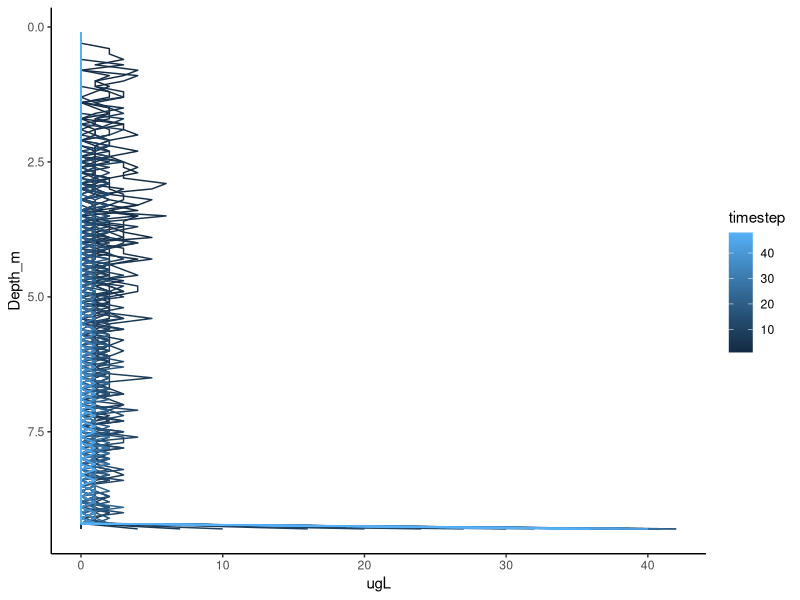
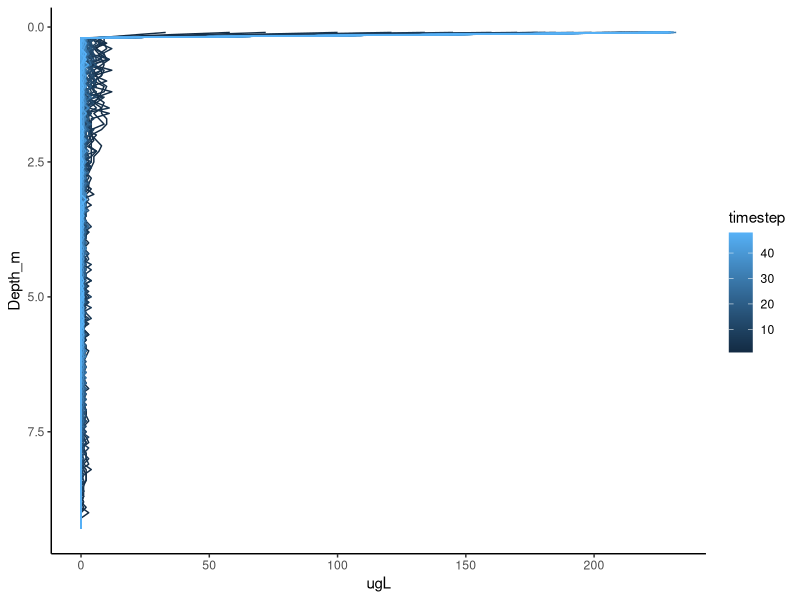
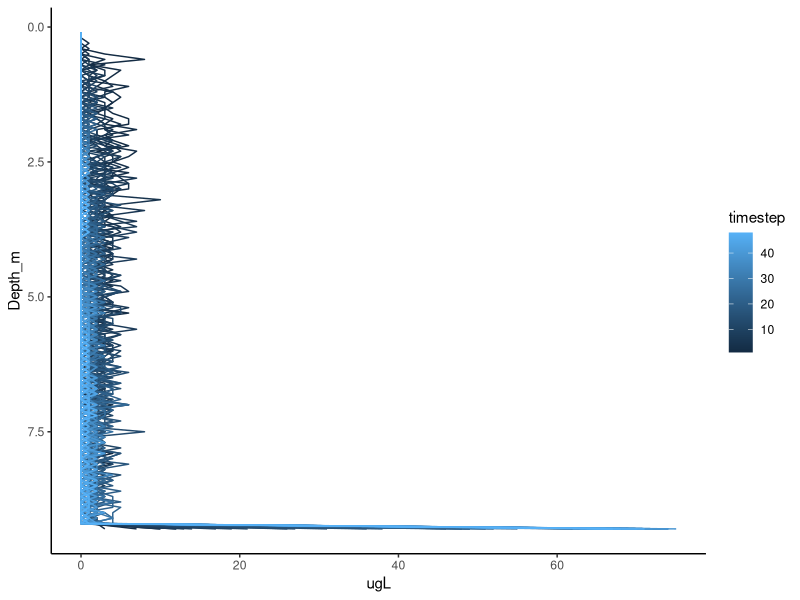

Recreate these plots in R, in order.
## ---- chunk 1
# =============================================================================
# Load packages
# =============================================================================
library(tidyverse)


## ---- chunk 2
# =============================================================================
# Movement function
# =============================================================================
movement <- function(inds, yloc = 2, ymax = 9.3){
  
  total_inds <- dim(inds)[1]
  
  cell_diam <- inds[,3] # Get the cell diameters of all individuals
  cell_dens <- inds[,4] # Get the cell diameters of all individuals
  cell_shape <- inds[,5] # Get the cell diameters of all individuals

  env[,3] <- (999.83952 + 16.945176*env[,1] - 0.0079870401*env[,1]^2 - 0.000046170461*env[,1]^3 + 0.00000010556302*env[,1]^4 - 0.00000000028054253*env[,1]^5) / (1 + 0.016879850*env[,1]) #Kell equation for water density (Kell, 1975)
  env[,4] <- (10^(((20 - env[,1])/(env[,1] + 96))*(1.2364 - 0.00137*(20 - env[,1]) + 0.0000057*(20 - env[,1])^2)))*1000 #this actually calculates the ratio of viscosity at target temp/viscosity at 20 degrees C, but viscosity at 20 degrees C is ~ 1
  w_s <- NULL
  
  for(j in 1:total_inds){
      
    #the issue is that for some reason it's not recognizing when the yloc matches the depth in the environment - why???
    curr_dens <- env[which(env[,2] == round(inds[j,2],1)),3]
    curr_visc <- env[which(env[,2] == round(inds[j,2],1)),4]

    curr_w_s <- (9.8081*cell_diam[j]^2*(cell_dens[j] - curr_dens))/(18*cell_shape[j]*curr_visc) # Define the velocity given cell diameter, density, and shape
    
    w_s <- c(w_s, curr_w_s)
    
    }
    
  y_move       <- (w_s/100000)*60*60 # Calculate total distance moved over an hour
  
  inds[, yloc] <- inds[, yloc] + y_move;
  # =========   The reflecting boundary is added below
    for(i in 1:total_inds){ 
        if(inds[i, yloc] > ymax){         # If it moved past the maximum depth
            inds[i, yloc] <- ymax;        # Then move it back to the maximum depth
        }
        if(inds[i, yloc] < 0.1){            # If it moved below 0.1 (above surface)
            inds[i, yloc] <- 0.1;           # Then move it back to 0.1 (surface)
        }
    } 
    # =========  Now all individuals should stay on the landscape
    return(inds);
}
## ---- chunk 3
# =============================================================================
# Birth function
# =============================================================================
birth <- function(inds, lambda = 0.5, repr_col = 4){
    total_inds       <- dim(inds)[1]; # Get the number of individuals in inds
    ind_cols         <- dim(inds)[2]; # Total inds columns
    inds[, repr_col] <- rpois(n = total_inds, lambda = lambda); 
    total_off        <- sum(inds[, repr_col]);
    # ---- We now have the total number of new offspring; now add to inds
    new_inds     <- array(data = 0, dim = c(total_off, ind_cols));
    new_inds[,1] <- rnorm(n = dim(new_inds)[1], mean = 23, sd = 3);
    new_inds[,2] <- sample(x = 1:8, size = dim(new_inds)[1], replace = TRUE);
    new_inds[,3] <- sample(x = 1:8, size = dim(new_inds)[1], replace = TRUE);
    # ---- Our new offspring can now be attached in the inds array
    inds <- rbind(inds, new_inds);
    return(inds);
}
## ---- chunk 4
# =============================================================================
# Death function
# =============================================================================
death <- function(inds, dcol = 6, yloc = 2, ymax = 9.3, pft = 1,
                  graze_d = 0.6/24, graze_c = 0.1/24, graze_g = 0.4/24){
  total_inds <- dim(inds)[1] # Get the number of individuals in inds
  
  for(i in 1:total_inds){ 
    if(inds[i, yloc] >= ymax){# If it moved to or past the maximum depth
      inds[i, dcol] <- 1;        # Then it dies
    }
    # Conduct bernoulli draws for death based on grazing rates for individual pfts
    if(inds[i, pft] == 1){ 
      inds[i, dcol] <- rbinom(1, 1, graze_d)
    }
    if(inds[i, pft] == 2){
      inds[i, dcol] <- rbinom(1, 1, graze_c)
    }
    if(inds[i, pft] == 3){
      inds[i, dcol] <- rbinom(1, 1, graze_g)
    }
  }
  
  inds            <- inds[inds[, 6] == 0,]; # Retain living

    return(inds);
}
## ---- chunk 5
# =============================================================================
# Simulate phytoplankton dynamics
# =============================================================================
# ----- Initialise individuals (phytos)

fp <- read_csv("./data/FluoroProbe_2018-08-02_FCR_50.csv")

# Create inds by looping through each depth increment and then creating that number of individuals at that depth based on ug/L
depths <- seq(from = 0.1, to = 9.3, by = 0.1)

inds <- NULL

for(i in 1:length(depths)){
  
  #isolate a particular depth
  temp <- fp[i,]
  
  #create cell diameter trait
  min_diam.d = 10 # 10 um 
  max_diam.d = 25 # 25 um in meters
  
  min_diam.c = 10 # 10 um 
  max_diam.c = 25 # 25 um in meters
  
  min_diam.g = 10 # 10 um 
  max_diam.g = 25 # 25 um in meters

  #create cell density trait
  min_dens.d = 1070 # In range for diatoms
  max_dens.d = 1130 # To make sure they all sink
  
  min_dens.c = 920 # In range for cyanos
  max_dens.c = 980 # To make sure they all float
  
  min_dens.g = 1020 # In range for chlorophytes
  max_dens.g = 1080 # To make sure they all sink
  
  #create cell shape trait
  shape.d = 1 # make them all spherical for now
  
  shape.c = 1 # make them all spherical for now
  
  shape.g = 1 # make them all spherical for now

  #populate depths with traits
  temp.df.d <- array(data = 0, dim = c(round(temp$BrownAlgae_ugL,0),6))
  temp.df.d[,1] <- 1 #placeholder for taxon ID or some other trait
  temp.df.d[,2] <- depths[i]
  temp.df.d[,3] <- runif(dim(temp.df.d)[1], min = min_diam.d, max = max_diam.d)
  temp.df.d[,4] <- runif(dim(temp.df.d)[1], min = min_dens.d, max = max_dens.d)
  temp.df.d[,5] <- shape.d

  temp.df.c <- array(data = 0, dim = c(round(temp$Bluegreens_ugL,0),6))
  temp.df.c[,1] <- 2 #placeholder for taxon ID or some other trait
  temp.df.c[,2] <- depths[i]
  temp.df.c[,3] <- runif(dim(temp.df.c)[1], min = min_diam.c, max = max_diam.c)
  temp.df.c[,4] <- runif(dim(temp.df.c)[1], min = min_dens.c, max = max_dens.c)
  temp.df.c[,5] <- shape.c
  
  temp.df.g <- array(data = 0, dim = c(round(temp$GreenAlgae_ugL,0),6))
  temp.df.g[,1] <- 3 #placeholder for taxon ID or some other trait
  temp.df.g[,2] <- depths[i]
  temp.df.g[,3] <- runif(dim(temp.df.g)[1], min = min_diam.g, max = max_diam.g)
  temp.df.g[,4] <- runif(dim(temp.df.g)[1], min = min_dens.g, max = max_dens.g)
  temp.df.g[,5] <- shape.g
  
  temp.df <- rbind(temp.df.d, temp.df.c, temp.df.g)

  inds <- rbind(inds, temp.df)
}

colnames(inds) <- c("PFG","yloc","cell_diam","cell_dens","cell_shape","dcol")
## ---- chunk 6
# ----- Initialise environment (water temperature)

env <- array(data = 0, dim = c(length(depths),4))
  # env[,1] <- 5 #water temperature;  no stratification
  env[,1] <- c(rev(seq(from = 15, to = 20, by = ((20-15)/(40-1)))),
               rev(seq(from = 12, to = 15, by = ((15-12)/(10-1)))),
               rev(seq(from = 10, to = 12, by = ((12-10)/(43-1))))) #water temperature; stronger stratification
  # env[,1] <- c(rev(seq(from = 13, to = 15, by = ((15-13)/(40-1)))),
  #              rev(seq(from = 11, to = 13, by = ((13-11)/(10-1)))),
  #              rev(seq(from = 10, to = 11, by = ((11-10)/(43-1))))) #water temperature; weaker stratification
  env[,2] <- round(depths,1)
colnames(env) <- c("wt","yloc","dens","visc")
## ---- chunk 7
# ---- Start the simulation as before
ts         <- 0;
time_steps <- 48;
inds_hist  <- NULL;
while(ts < time_steps){
    inds            <- movement(inds); 
    #inds            <- birth(inds, lambda = 1.5);
    inds            <- death(inds);
    ts              <- ts + 1; 
    inds_hist[[ts]] <- inds;
}
## ---- chunk 8
# =============================================================================
# Print the results
# =============================================================================
ind_yloc <- NULL
ind_yloc[[1]] <- array(data = NA, dim = c(time_steps,length(depths)+1))
colnames(ind_yloc[[1]]) <- c("timestep",depths)

ind_yloc[[2]] <- array(data = NA, dim = c(time_steps,length(depths)+1))
colnames(ind_yloc[[2]]) <- c("timestep",depths)

ind_yloc[[3]] <- array(data = NA, dim = c(time_steps,length(depths)+1))
colnames(ind_yloc[[3]]) <- c("timestep",depths)

for(i in 1:time_steps){
  for(j in 1:length(depths)){
    
    #diatom
    ind_yloc[[1]][i, 1] <- i;                      # Save the time step
    ind_yloc[[1]][i, j+1] <- length(inds_hist[[i]][which(round(inds_hist[[i]][,2],1) == round(depths[j],1) & inds_hist[[i]][,1] == 1),1]); # Save the number of individuals at each depth
    
    #cyano
    ind_yloc[[2]][i, 1] <- i;                      # Save the time step
    ind_yloc[[2]][i, j+1] <- length(inds_hist[[i]][which(round(inds_hist[[i]][,2],1) == round(depths[j],1) & inds_hist[[i]][,1] == 2),1]); # Save the number of individuals at each depth
    
    #green
    ind_yloc[[3]][i, 1] <- i;                      # Save the time step
    ind_yloc[[3]][i, j+1] <- length(inds_hist[[i]][which(round(inds_hist[[i]][,2],1) == round(depths[j],1) & inds_hist[[i]][,1] == 3),1]); # Save the number of individuals at each depth
    
  }
}
#print(ind_yloc);
## ---- chunk 9
# =============================================================================
# Plot the results
# =============================================================================
plot_yloc.d <- data.frame(ind_yloc[[1]]) %>%
  gather(X0.1:X9.3, key = "Depth_m",value = "ugL") %>%
  mutate(Depth_m = as.double(substring(Depth_m, 2)))
#head(plot_yloc.d)

ggplot(data = plot_yloc.d, aes(x = ugL, y = Depth_m, group = timestep, color = timestep))+
  geom_path()+
  scale_y_reverse()+
  theme_classic()

plot_yloc.c <- data.frame(ind_yloc[[2]]) %>%
  gather(X0.1:X9.3, key = "Depth_m",value = "ugL") %>%
  mutate(Depth_m = as.double(substring(Depth_m, 2)))
#head(plot_yloc.c)

ggplot(data = plot_yloc.c, aes(x = ugL, y = Depth_m, group = timestep, color = timestep))+
  geom_path()+
  scale_y_reverse()+
  theme_classic()

plot_yloc.g <- data.frame(ind_yloc[[3]]) %>%
  gather(X0.1:X9.3, key = "Depth_m",value = "ugL") %>%
  mutate(Depth_m = as.double(substring(Depth_m, 2)))
#head(plot_yloc.g)

ggplot(data = plot_yloc.g, aes(x = ugL, y = Depth_m, group = timestep, color = timestep))+
  geom_path()+
  scale_y_reverse()+
  theme_classic()
